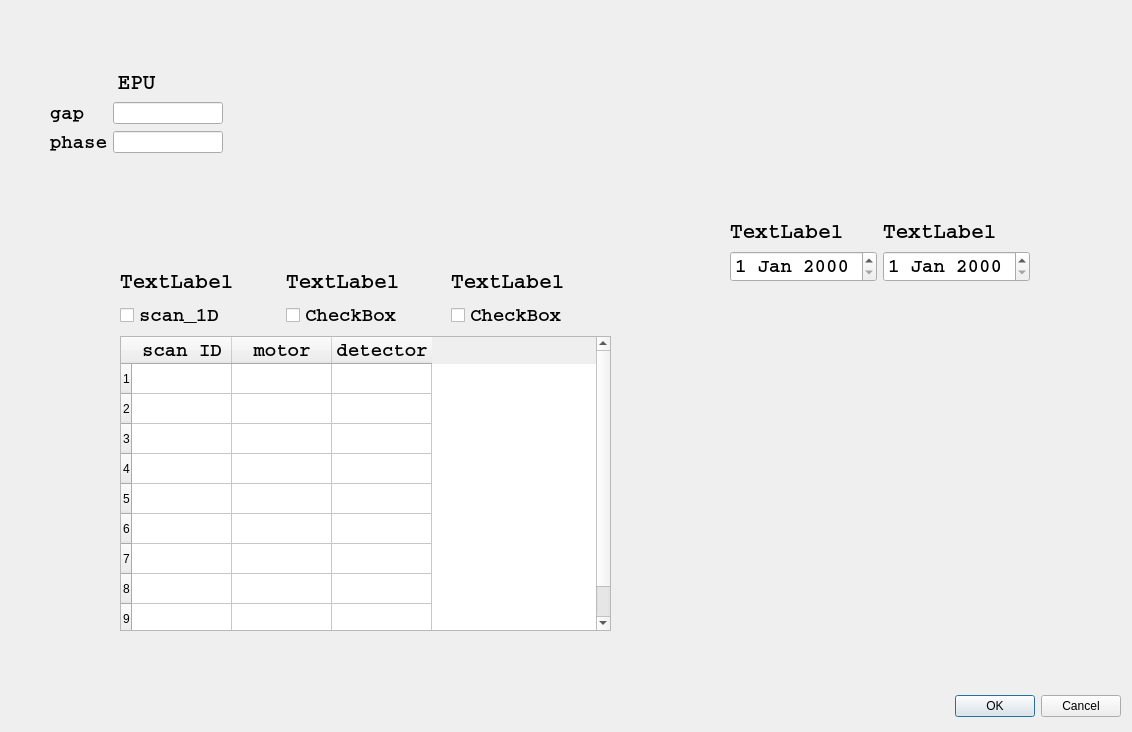
<?xml version="1.0" encoding="UTF-8"?>
<ui version="4.0">
 <class>Dialog</class>
 <widget class="QDialog" name="Dialog">
  <property name="geometry">
   <rect>
    <x>0</x>
    <y>0</y>
    <width>1132</width>
    <height>732</height>
   </rect>
  </property>
  <property name="windowTitle">
   <string>Dialog</string>
  </property>
  <widget class="QDialogButtonBox" name="buttonBox">
   <property name="geometry">
    <rect>
     <x>780</x>
     <y>690</y>
     <width>341</width>
     <height>32</height>
    </rect>
   </property>
   <property name="orientation">
    <enum>Qt::Horizontal</enum>
   </property>
   <property name="standardButtons">
    <set>QDialogButtonBox::Cancel|QDialogButtonBox::Ok</set>
   </property>
  </widget>
  <widget class="QWidget" name="layoutWidget">
   <property name="geometry">
    <rect>
     <x>50</x>
     <y>70</y>
     <width>173</width>
     <height>84</height>
    </rect>
   </property>
   <layout class="QGridLayout" name="gridLayout">
    <item row="0" column="0" colspan="2">
     <widget class="QLabel" name="label_6">
      <property name="font">
       <font>
        <family>Courier</family>
        <pointsize>16</pointsize>
        <weight>75</weight>
        <bold>true</bold>
       </font>
      </property>
      <property name="text">
       <string>EPU</string>
      </property>
      <property name="alignment">
       <set>Qt::AlignCenter</set>
      </property>
     </widget>
    </item>
    <item row="1" column="0">
     <widget class="QLabel" name="label_7">
      <property name="font">
       <font>
        <family>Courier</family>
        <pointsize>14</pointsize>
        <weight>75</weight>
        <bold>true</bold>
       </font>
      </property>
      <property name="text">
       <string>gap</string>
      </property>
      <property name="alignment">
       <set>Qt::AlignLeading|Qt::AlignLeft|Qt::AlignVCenter</set>
      </property>
     </widget>
    </item>
    <item row="1" column="1">
     <widget class="QLineEdit" name="lineEdit_EPU105gap"/>
    </item>
    <item row="2" column="0">
     <widget class="QLabel" name="label_8">
      <property name="font">
       <font>
        <family>Courier</family>
        <pointsize>14</pointsize>
        <weight>75</weight>
        <bold>true</bold>
       </font>
      </property>
      <property name="text">
       <string>phase</string>
      </property>
     </widget>
    </item>
    <item row="2" column="1">
     <widget class="QLineEdit" name="lineEdit_EPU105phase"/>
    </item>
   </layout>
  </widget>
  <widget class="QWidget" name="layoutWidget">
   <property name="geometry">
    <rect>
     <x>730</x>
     <y>220</y>
     <width>300</width>
     <height>62</height>
    </rect>
   </property>
   <layout class="QGridLayout" name="gridLayout_2">
    <item row="0" column="0">
     <widget class="QLabel" name="label_2">
      <property name="font">
       <font>
        <family>Courier</family>
        <pointsize>16</pointsize>
        <weight>75</weight>
        <bold>true</bold>
       </font>
      </property>
      <property name="text">
       <string>TextLabel</string>
      </property>
     </widget>
    </item>
    <item row="0" column="1">
     <widget class="QLabel" name="label">
      <property name="font">
       <font>
        <family>Courier</family>
        <pointsize>16</pointsize>
        <weight>75</weight>
        <bold>true</bold>
       </font>
      </property>
      <property name="text">
       <string>TextLabel</string>
      </property>
     </widget>
    </item>
    <item row="1" column="0">
     <widget class="QDateEdit" name="dateEdit_start">
      <property name="font">
       <font>
        <family>Courier</family>
        <pointsize>14</pointsize>
        <weight>75</weight>
        <bold>true</bold>
       </font>
      </property>
     </widget>
    </item>
    <item row="1" column="1">
     <widget class="QDateEdit" name="dateEdit_end">
      <property name="font">
       <font>
        <family>Courier</family>
        <pointsize>14</pointsize>
        <weight>75</weight>
        <bold>true</bold>
       </font>
      </property>
     </widget>
    </item>
   </layout>
  </widget>
  <widget class="QWidget" name="layoutWidget">
   <property name="geometry">
    <rect>
     <x>120</x>
     <y>270</y>
     <width>491</width>
     <height>361</height>
    </rect>
   </property>
   <layout class="QGridLayout" name="gridLayout_3">
    <item row="0" column="0">
     <widget class="QLabel" name="label_3">
      <property name="font">
       <font>
        <family>Courier</family>
        <pointsize>16</pointsize>
        <weight>75</weight>
        <bold>true</bold>
       </font>
      </property>
      <property name="text">
       <string>TextLabel</string>
      </property>
     </widget>
    </item>
    <item row="0" column="1">
     <widget class="QLabel" name="label_4">
      <property name="font">
       <font>
        <family>Courier</family>
        <pointsize>16</pointsize>
        <weight>75</weight>
        <bold>true</bold>
       </font>
      </property>
      <property name="text">
       <string>TextLabel</string>
      </property>
     </widget>
    </item>
    <item row="0" column="2">
     <widget class="QLabel" name="label_5">
      <property name="font">
       <font>
        <family>Courier</family>
        <pointsize>16</pointsize>
        <weight>75</weight>
        <bold>true</bold>
       </font>
      </property>
      <property name="text">
       <string>TextLabel</string>
      </property>
     </widget>
    </item>
    <item row="1" column="0">
     <widget class="QCheckBox" name="checkBox_scan_1D">
      <property name="font">
       <font>
        <family>Courier</family>
        <pointsize>14</pointsize>
        <weight>75</weight>
        <bold>true</bold>
       </font>
      </property>
      <property name="text">
       <string>scan_1D</string>
      </property>
     </widget>
    </item>
    <item row="1" column="1">
     <widget class="QCheckBox" name="checkBox_2">
      <property name="font">
       <font>
        <family>Courier</family>
        <pointsize>14</pointsize>
        <weight>75</weight>
        <bold>true</bold>
       </font>
      </property>
      <property name="text">
       <string>CheckBox</string>
      </property>
     </widget>
    </item>
    <item row="1" column="2">
     <widget class="QCheckBox" name="checkBox_3">
      <property name="font">
       <font>
        <family>Courier</family>
        <pointsize>14</pointsize>
        <weight>75</weight>
        <bold>true</bold>
       </font>
      </property>
      <property name="text">
       <string>CheckBox</string>
      </property>
     </widget>
    </item>
    <item row="2" column="0" colspan="3">
     <widget class="QTableWidget" name="tableWidget_data">
      <property name="rowCount">
       <number>9</number>
      </property>
      <property name="columnCount">
       <number>3</number>
      </property>
      <row/>
      <row/>
      <row/>
      <row/>
      <row/>
      <row/>
      <row/>
      <row/>
      <row/>
      <column>
       <property name="text">
        <string>scan ID</string>
       </property>
       <property name="font">
        <font>
         <family>Courier</family>
         <pointsize>14</pointsize>
         <weight>75</weight>
         <bold>true</bold>
        </font>
       </property>
      </column>
      <column>
       <property name="text">
        <string>motor</string>
       </property>
       <property name="font">
        <font>
         <family>Courier</family>
         <pointsize>14</pointsize>
         <weight>75</weight>
         <bold>true</bold>
        </font>
       </property>
      </column>
      <column>
       <property name="text">
        <string>detector</string>
       </property>
       <property name="font">
        <font>
         <family>Courier</family>
         <pointsize>14</pointsize>
         <weight>75</weight>
         <bold>true</bold>
        </font>
       </property>
      </column>
     </widget>
    </item>
   </layout>
  </widget>
 </widget>
 <resources/>
 <connections>
  <connection>
   <sender>buttonBox</sender>
   <signal>accepted()</signal>
   <receiver>Dialog</receiver>
   <slot>accept()</slot>
   <hints>
    <hint type="sourcelabel">
     <x>248</x>
     <y>254</y>
    </hint>
    <hint type="destinationlabel">
     <x>157</x>
     <y>274</y>
    </hint>
   </hints>
  </connection>
  <connection>
   <sender>buttonBox</sender>
   <signal>rejected()</signal>
   <receiver>Dialog</receiver>
   <slot>reject()</slot>
   <hints>
    <hint type="sourcelabel">
     <x>316</x>
     <y>260</y>
    </hint>
    <hint type="destinationlabel">
     <x>286</x>
     <y>274</y>
    </hint>
   </hints>
  </connection>
 </connections>
</ui>
